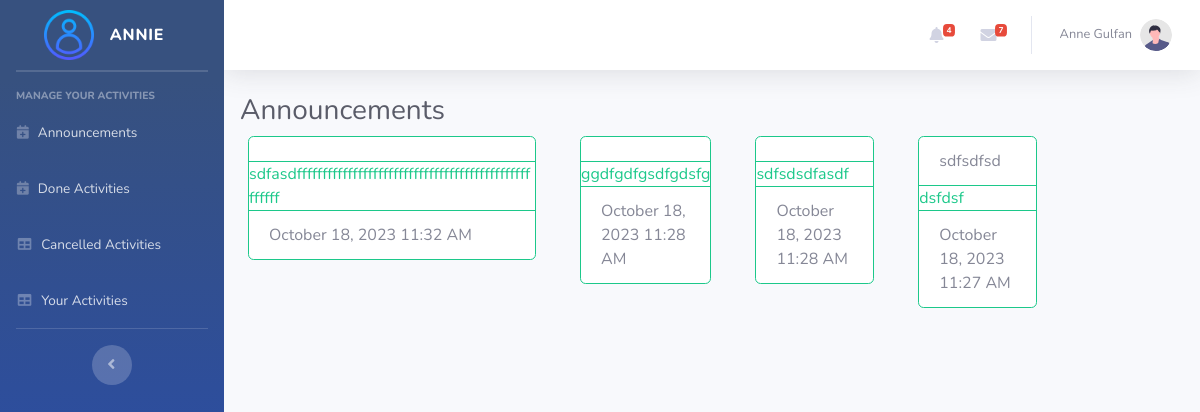
Screenshot of /user.php (signed in) with the database file from the repository.
### tables this page shows
CREATE TABLE `user` (
  `ID` int(11) NOT NULL,
  `First_name` varchar(100) NOT NULL,
  `Last_name` varchar(100) NOT NULL,
  `Age` varchar(100) NOT NULL,
  `Nick_name` varchar(100) NOT NULL,
  `Email` varchar(100) NOT NULL,
  `Address` varchar(100) NOT NULL,
  `Gender` varchar(100) NOT NULL,
  `Password` varchar(100) NOT NULL,
  `Role` varchar(100) NOT NULL,
  `Status` varchar(100) NOT NULL
);

CREATE TABLE `announcement` (
  `announcement` varchar(500) NOT NULL,
  `announcement_title` varchar(255) NOT NULL,
  `created_at` timestamp NOT NULL DEFAULT current_timestamp(),
  `announcement_id` int(11) NOT NULL
);

### user.php (the view, shortened to what this page needs)
<?php
include_once('user_include/header.php'); ?>
    <?php
    $query = "SELECT * FROM announcement ORDER BY created_at DESC";
    $announcement = $db_connection->query($query);
    ?>
<h1 class="h3 mb-2 text-gray-800 ml-3">Announcements</h1>
<div class="align">
    <?php while ($row = $announcement->fetch_assoc()) { ?>
        <div class="card-container">
            <div class="card border-success ml-4 mb-3" style="max-width: 18rem;">
                <div class="card-header bg-transparent border-success">
                    <?php echo $row['announcement_title']; ?>
                </div>
                <div class="card-body text-success">
                    <p class="card-text">
                        <?php echo $row['announcement']; ?>
                    </p>
                </div>
                <div class="card-footer bg-transparent border-success">
                    <?php echo date("F j, Y h:i A", strtotime($row["created_at"])); ?>
                </div>
            </div>
        </div>
    <?php } ?>
</div>
<?php
include_once('user_include/footer.php');
?>

### user_include/header.php (shortened to what this page needs)
<?php
$db_connection = connect_to_database();
$user_id = $_SESSION['ID'];
$sql = "SELECT * FROM user WHERE ID = '$user_id'";
$result = mysqli_query($db_connection, $sql);
if ($result->num_rows === 1) {
    $row = $result->fetch_assoc();
    $nickname = $row['Nick_name'];
    $firstname = $row['First_name'];
    $lastname = $row['Last_name'];
} else {
    $username = 'Default Username';
}
$announcement = "SELECT COUNT(*) as total_announcement FROM announcement";
$announcement_result = mysqli_query($db_connection, $announcement);
if ($announcement_result) {
    $row = mysqli_fetch_assoc($announcement_result);
    $announcement_total = $row['total_announcement'];
} else {
    $announcement_total = 0;
}
?>
<!DOCTYPE html>
<html lang="en">
<head>
    <link rel="stylesheet" href="https://cdnjs.cloudflare.com/ajax/libs/font-awesome/6.3.0/css/all.min.css">
    <link href="vendor/fontawesome-free/css/all.min.css" rel="stylesheet" type="text/css">
    <link rel="stylesheet" href="css/sb-admin-2.css">
</head>
<body id="page-top">
    <div id="wrapper">
        <ul class="navbar-nav bg-gradient-primary sidebar sidebar-dark accordion" id="accordionSidebar">
            <a class="sidebar-brand d-flex align-items-center justify-content-center" href="index.html">
                <div class="sidebar-brand-icon ">
                    <img src="img/user.png" alt="" width="50px" height="50px">
                </div>
                <div class="sidebar-brand-text mx-3">
                    <?php echo $nickname; ?>
                </div>
            </a>
            <hr class="sidebar-divider my-0">
            <hr class="sidebar-divider">
            <div class="sidebar-heading">
                MANAGE YOUR ACTIVITIES
            </div>
            <li class="nav-item">
                <a class="nav-link" href="user.php">
                    <i class="fa-solid fa-calendar-plus" style="color: #7082a8;"></i>
                    <span>Announcements</span></a>
            </li>
            <li class="nav-item">
                <a class="nav-link" href="done_activity.php">
                    <i class="fa-solid fa-calendar-plus" style="color: #7082a8;"></i>
                    <span>Done Activities</span></a>
            </li>
            <li class="nav-item">
                <a class="nav-link" href="cancel_activity.php">
                    <i class="fas fa-fw fa-table"></i>
                    <span>Cancelled Activities</span></a>
            </li>
            <li class="nav-item">
                <a class="nav-link" href="activity.php">
                    <i class="fas fa-fw fa-table"></i>
                    <span>Your Activities</span></a>
            </li>
            <hr class="sidebar-divider d-none d-md-block">
            <div class="text-center d-none d-md-inline">
                <button class="rounded-circle border-0" id="sidebarToggle"></button>
            </div>
        </ul>
        <div id="content-wrapper" class="d-flex flex-column">
            <div id="content">
                <nav class="navbar navbar-expand navbar-light bg-white topbar mb-4 static-top shadow">
                    <ul class="navbar-nav ml-auto">
                        <li class="nav-item dropdown no-arrow mx-1">
                            <a class="nav-link dropdown-toggle" href="#" id="alertsDropdown" role="button"
                                data-toggle="dropdown" aria-haspopup="true" aria-expanded="false">
                                <i class="fas fa-bell fa-fw"></i>
                                <span class="badge badge-danger badge-counter"><?php   echo $announcement_total;   ?></span>
                            </a>
                        </li>
                        <li class="nav-item dropdown no-arrow mx-1">
                            <a class="nav-link dropdown-toggle" href="#" id="messagesDropdown" role="button"
                                data-toggle="dropdown" aria-haspopup="true" aria-expanded="false">
                                <i class="fas fa-envelope fa-fw"></i>
                                <span class="badge badge-danger badge-counter">7</span>
                            </a>
                        </li>
                        <li class="nav-item dropdown no-arrow">
                            <a class="nav-link dropdown-toggle" href="#" id="userDropdown" role="button"
                                data-toggle="dropdown" aria-haspopup="true" aria-expanded="false">
                                <span class="mr-2 d-none d-lg-inline text-gray-600 small">
                                    <?php echo $firstname . " " . $lastname; ?>
                                </span>
                                <img class="img-profile rounded-circle" src="img/undraw_profile.svg">
                            </a>
                        </li>
                    </ul>
                </nav>

### rows the page displays
user: Nick_name "ANNIE", First_name "Anne", Last_name "Gulfan"
announcement: announcement "sdfasdffffffffffffffffffffffffffffffffffffffffffffffffffff", created_at "October 18, 2023 11:32 AM"
announcement: announcement "ggdfgdfgsdfgdsfg", created_at "October 18, 2023 11:28 AM"
announcement: announcement "sdfsdsdfasdf", created_at "October 18, 2023 11:28 AM"
announcement: announcement_title "sdfsdfsd", announcement "dsfdsf", created_at "October 18, 2023 11:27 AM"

### other values shown
$announcement_total "4"
